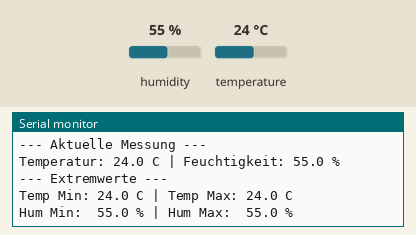
The sketch below on a simulated Arduino Uno, built with avr-gcc and run on an emulated ATmega328P. On the bench: the last lines printed to the serial monitor. The inputs (shaded band) are chosen by the test bench; at power-on: humidity 55 %, temperature 24 °C.

Above: at 4.9 s.
5.0 s: humidity set to 22 %
At 7.1 s:
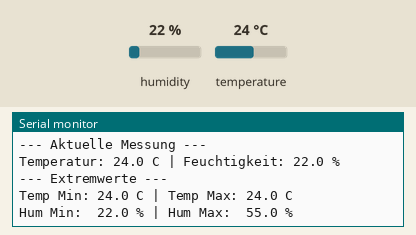
8.1 s: temperature set to 12 °C
At 9.1 s:
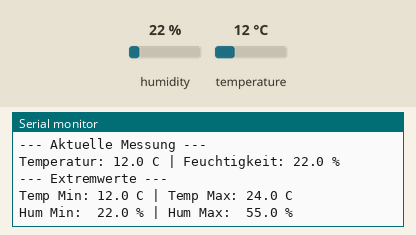
14.7 s: humidity set to 40 %
Timing chart, 0 to 17.7 s (numbered marks = the images above; inputs shaded):
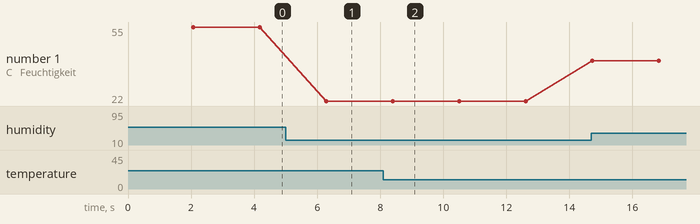

Measured:
- after the input at 5.0 s, the serial monitor: prints a new line after 1.3 s (image 1)
- after the input at 8.1 s, the serial monitor: prints a new line after 0.30 s (image 2)
- plotted number 1: 55 → 22 after the input at 5.0 s, 22 → 40 after the input at 14.7 s

The sketch:

challenge1_minmax.ino
```cpp
// Challenge 1: Min/Max Temperatur und Feuchtigkeit
// Speichert die Extremwerte seit dem Start

#include <DHT.h>

// DHT22 an Pin 7
#define DHT_PIN 7
#define DHT_TYPE DHT22

DHT dht(DHT_PIN, DHT_TYPE);

// Variablen fuer Min/Max Werte
float tempMin = 999.0;   // Startwert hoch fuer Minimum
float tempMax = -999.0;  // Startwert niedrig fuer Maximum
float humMin = 999.0;
float humMax = -999.0;

bool ersterMesswert = true;

void setup() {
    Serial.begin(9600);
    dht.begin();

    Serial.println("DHT22 Min/Max Tracker");
    Serial.println("=====================");
    Serial.println("Zeichnet Temperatur- und Feuchtigkeitsextreme auf");
    Serial.println();
}

void loop() {
    // DHT22 braucht min. 2 Sekunden zwischen Messungen
    delay(2000);

    // Messwerte lesen
    float temp = dht.readTemperature();
    float hum = dht.readHumidity();

    // Pruefen ob Messung erfolgreich
    if (isnan(temp) || isnan(hum)) {
        Serial.println("Fehler beim Lesen des DHT22!");
        return;
    }

    // Min/Max aktualisieren
    if (temp < tempMin) tempMin = temp;
    if (temp > tempMax) tempMax = temp;
    if (hum < humMin) humMin = hum;
    if (hum > humMax) humMax = hum;

    // Aktuelle Werte ausgeben
    Serial.println("--- Aktuelle Messung ---");
    Serial.print("Temperatur: ");
    Serial.print(temp, 1);
    Serial.print(" C | Feuchtigkeit: ");
    Serial.print(hum, 1);
    Serial.println(" %");

    // Min/Max Werte ausgeben
    Serial.println("--- Extremwerte ---");
    Serial.print("Temp Min: ");
    Serial.print(tempMin, 1);
    Serial.print(" C | Temp Max: ");
    Serial.print(tempMax, 1);
    Serial.println(" C");

    Serial.print("Hum Min:  ");
    Serial.print(humMin, 1);
    Serial.print(" % | Hum Max:  ");
    Serial.print(humMax, 1);
    Serial.println(" %");

    Serial.println();
}
```
